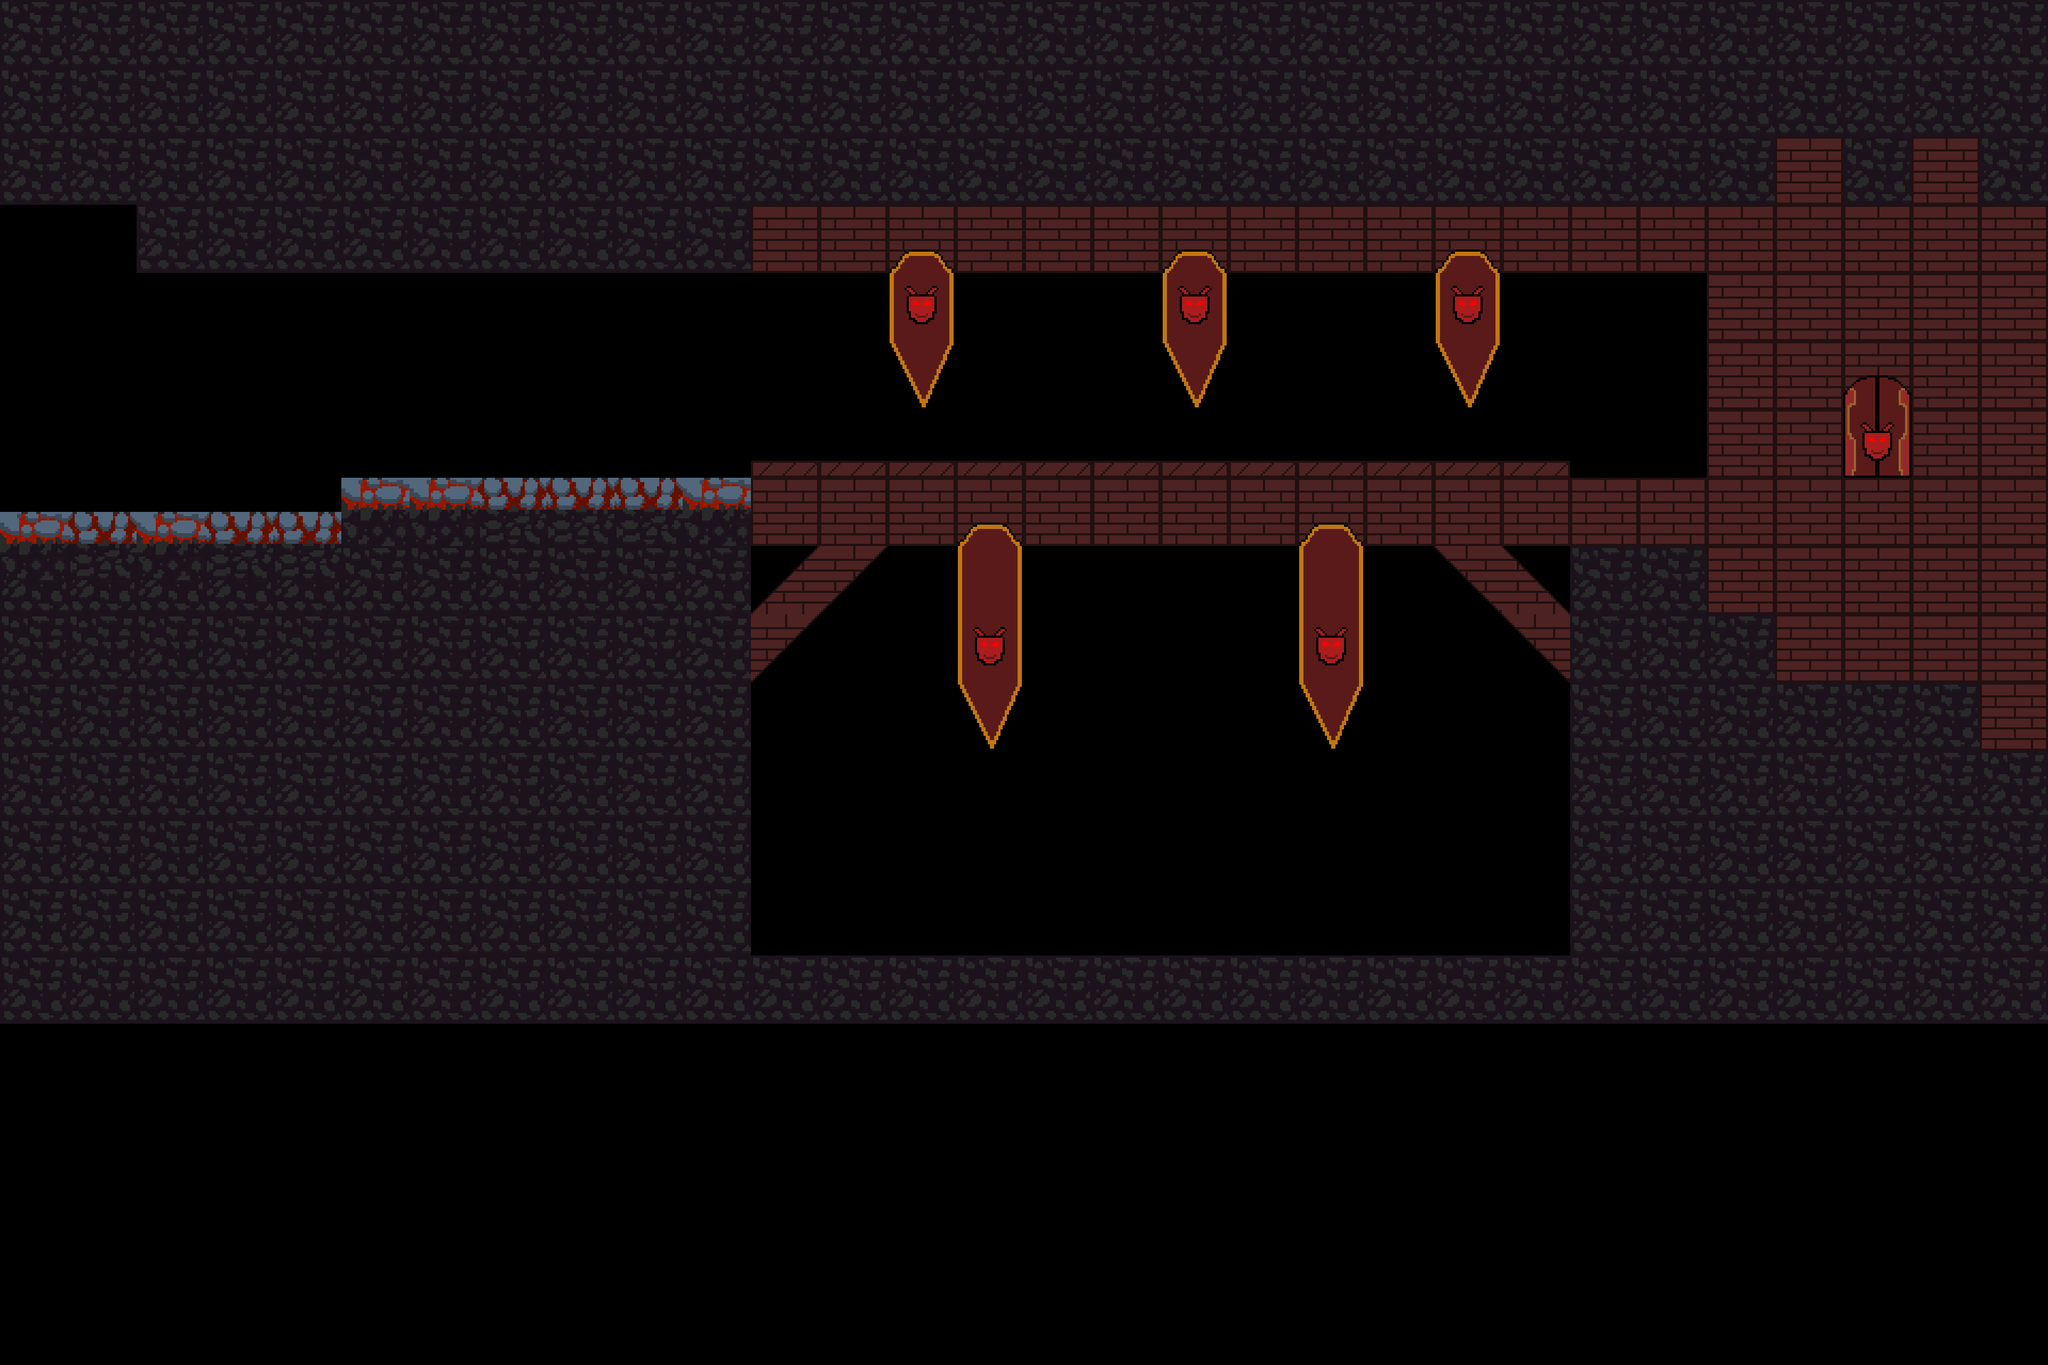

This is a level from a 2D game, rendered from its Tiled map with the project's own tilesets. A one-line summary and the complete map file follow:
An orthogonal 30x20 tile map with 128x128 px tiles, 5 tile layers (Map1, background, Map3, background, ...) and 7 objects (checkpoint, lastphase, nextphase).

<map version="1.2" tiledversion="1.3.1" orientation="orthogonal" renderorder="right-down" compressionlevel="-1" width="30" height="20" tilewidth="128" tileheight="128" infinite="0" nextlayerid="9" nextobjectid="8">
 <editorsettings>
  <export target="mapConverter.lua" format="lua" />
 </editorsettings>
 <tileset firstgid="1" source="Nether SpriteSheet2.tsx" />
 <layer id="1" name="Map1" width="30" height="20">
  <data encoding="csv">
20,20,20,20,20,20,20,20,20,20,20,20,20,20,20,20,20,20,20,20,20,20,20,20,20,20,20,20,20,20,
20,20,20,20,20,20,20,20,20,20,20,20,20,20,20,20,20,20,20,20,20,20,20,20,20,20,20,20,20,20,
20,20,20,20,20,20,20,20,20,20,20,20,20,20,20,20,20,20,20,20,20,20,20,20,20,20,20,20,20,20,
0,0,20,20,20,20,20,20,20,20,20,0,0,0,0,0,0,0,0,0,0,0,0,0,0,0,0,0,0,20,
0,0,0,0,0,0,0,0,0,0,0,0,0,0,0,0,0,0,0,0,0,0,0,0,0,0,0,0,0,1,
0,0,0,0,0,0,0,0,0,0,0,0,0,0,0,0,0,0,0,0,0,0,0,0,0,0,0,0,0,1,
0,0,0,0,0,0,0,0,0,0,0,6,6,6,6,6,6,6,6,6,6,6,6,0,0,0,0,0,0,1,
0,0,0,0,0,19,19,13,13,13,19,1,1,1,1,1,1,1,1,1,1,1,1,1,1,1,1,1,1,1,
20,20,20,20,20,20,20,20,20,20,20,3,4,0,0,0,0,0,0,0,0,5,2,20,20,20,20,20,20,20,
20,20,20,20,20,20,20,20,20,20,20,4,0,0,0,0,0,0,0,0,0,0,5,20,20,20,20,20,20,20,
20,20,20,20,20,20,20,20,20,20,20,0,0,0,0,0,0,0,0,0,0,0,0,20,20,20,20,20,20,20,
20,20,20,20,20,20,20,20,20,20,20,0,0,0,0,0,0,0,0,0,0,0,0,20,20,20,20,20,20,20,
20,20,20,20,20,20,20,20,20,20,20,0,0,0,0,0,0,0,0,0,0,0,0,20,20,20,20,20,20,20,
20,20,20,20,20,20,20,20,20,20,20,0,0,0,0,0,0,0,0,0,0,0,0,20,20,20,20,20,20,20,
20,20,20,20,20,20,20,20,20,20,20,20,20,20,20,20,20,20,20,20,20,20,20,20,20,20,20,20,20,20,
0,0,0,0,0,0,0,0,0,0,0,0,0,0,0,0,0,0,0,0,0,0,0,0,0,0,0,0,0,0,
0,0,0,0,0,0,0,0,0,0,0,0,0,0,0,0,0,0,0,0,0,0,0,0,0,0,0,0,0,0,
0,0,0,0,0,0,0,0,0,0,0,0,0,0,0,0,0,0,0,0,0,0,0,0,0,0,0,0,0,0,
0,0,0,0,0,0,0,0,0,0,0,0,0,0,0,0,0,0,0,0,0,0,0,0,0,0,0,0,0,0,
0,0,0,0,0,0,0,0,0,0,0,0,0,0,0,0,0,0,0,0,0,0,0,0,0,0,0,0,0,0
</data>
 </layer>
 <layer id="6" name="background" width="30" height="20">
  <data encoding="csv">
0,0,0,0,0,0,0,0,0,0,0,0,0,0,0,0,0,0,0,0,0,0,0,0,0,0,0,0,0,0,
0,0,0,0,0,0,0,0,0,0,0,0,0,0,0,0,0,0,0,0,0,0,0,0,0,0,0,0,0,0,
0,0,0,0,0,0,0,0,0,0,0,0,0,0,0,0,0,0,0,0,0,0,0,0,0,0,0,0,0,0,
0,0,0,0,0,0,0,0,0,0,0,1,1,1,1,1,1,1,1,1,1,1,1,1,1,1,1,1,1,0,
0,0,0,0,0,0,0,0,0,0,0,0,0,0,0,0,0,0,0,0,0,0,0,0,0,1,1,1,1,0,
0,0,0,0,0,0,0,0,0,0,0,0,0,0,0,0,0,0,0,0,0,0,0,0,0,1,1,1,1,0,
0,0,0,0,0,0,0,0,0,0,0,0,0,0,0,0,0,0,0,0,0,0,0,0,0,1,1,1,1,0,
0,0,0,0,0,0,0,0,0,0,0,0,0,0,0,0,0,0,0,0,0,0,0,0,0,0,0,0,0,0,
0,0,0,0,0,0,0,0,0,0,0,0,0,0,0,0,0,0,0,0,0,0,0,0,0,0,0,0,0,0,
0,0,0,0,0,0,0,0,0,0,0,0,0,0,0,0,0,0,0,0,0,0,0,0,0,0,0,0,0,0,
0,0,0,0,0,0,0,0,0,0,0,0,0,0,0,0,0,0,0,0,0,0,0,0,0,0,0,0,0,0,
0,0,0,0,0,0,0,0,0,0,0,0,0,0,0,0,0,0,0,0,0,0,0,0,0,0,0,0,0,0,
0,0,0,0,0,0,0,0,0,0,0,0,0,0,0,0,0,0,0,0,0,0,0,0,0,0,0,0,0,0,
0,0,0,0,0,0,0,0,0,0,0,0,0,0,0,0,0,0,0,0,0,0,0,0,0,0,0,0,0,0,
0,0,0,0,0,0,0,0,0,0,0,0,0,0,0,0,0,0,0,0,0,0,0,0,0,0,0,0,0,0,
0,0,0,0,0,0,0,0,0,0,0,0,0,0,0,0,0,0,0,0,0,0,0,0,0,0,0,0,0,0,
0,0,0,0,0,0,0,0,0,0,0,0,0,0,0,0,0,0,0,0,0,0,0,0,0,0,0,0,0,0,
0,0,0,0,0,0,0,0,0,0,0,0,0,0,0,0,0,0,0,0,0,0,0,0,0,0,0,0,0,0,
0,0,0,0,0,0,0,0,0,0,0,0,0,0,0,0,0,0,0,0,0,0,0,0,0,0,0,0,0,0,
0,0,0,0,0,0,0,0,0,0,0,0,0,0,0,0,0,0,0,0,0,0,0,0,0,0,0,0,0,0
</data>
 </layer>
 <layer id="5" name="Map3" width="30" height="20">
  <data encoding="csv">
0,0,0,0,0,0,0,0,0,0,0,0,0,0,0,0,0,0,0,0,0,0,0,0,0,0,0,0,0,0,
0,0,0,0,0,0,0,0,0,0,0,0,0,0,0,0,0,0,0,0,0,0,0,0,0,0,0,0,0,0,
0,0,0,0,0,0,0,0,0,0,0,0,0,0,0,0,0,0,0,0,0,0,0,0,0,0,1,0,1,0,
0,0,0,0,0,0,0,0,0,0,0,0,0,10,0,0,0,10,0,0,0,10,0,0,0,0,0,0,0,1,
0,0,0,0,0,0,0,0,0,0,0,0,0,17,0,0,0,17,0,0,0,17,0,0,0,0,0,0,0,0,
0,0,0,0,0,0,0,0,0,0,0,0,0,22,0,0,0,22,0,0,0,22,0,0,0,0,0,0,0,0,
0,0,0,0,0,0,0,0,0,0,0,0,0,0,0,0,0,0,0,0,0,0,0,0,0,0,0,0,0,0,
0,0,0,0,0,0,0,0,0,0,0,0,0,0,10,0,0,0,0,10,0,0,0,0,0,0,0,0,0,0,
0,0,0,0,0,0,0,0,0,0,0,0,0,0,16,0,0,0,0,16,0,0,0,0,0,1,1,1,1,1,
0,0,0,0,0,0,0,0,0,0,0,0,0,0,17,0,0,0,0,17,0,0,0,0,0,0,1,1,1,1,
0,0,0,0,0,0,0,0,0,0,0,0,0,0,22,0,0,0,0,22,0,0,0,0,0,0,0,0,0,1,
0,0,0,0,0,0,0,0,0,0,0,0,0,0,0,0,0,0,0,0,0,0,0,0,0,0,0,0,0,0,
0,0,0,0,0,0,0,0,0,0,0,0,0,0,0,0,0,0,0,0,0,0,0,0,0,0,0,0,0,0,
0,0,0,0,0,0,0,0,0,0,0,0,0,0,0,0,0,0,0,0,0,0,0,0,0,0,0,0,0,0,
0,0,0,0,0,0,0,0,0,0,0,0,0,0,0,0,0,0,0,0,0,0,0,0,0,0,0,0,0,0,
0,0,0,0,0,0,0,0,0,0,0,0,0,0,0,0,0,0,0,0,0,0,0,0,0,0,0,0,0,0,
0,0,0,0,0,0,0,0,0,0,0,0,0,0,0,0,0,0,0,0,0,0,0,0,0,0,0,0,0,0,
0,0,0,0,0,0,0,0,0,0,0,0,0,0,0,0,0,0,0,0,0,0,0,0,0,0,0,0,0,0,
0,0,0,0,0,0,0,0,0,0,0,0,0,0,0,0,0,0,0,0,0,0,0,0,0,0,0,0,0,0,
0,0,0,0,0,0,0,0,0,0,0,0,0,0,0,0,0,0,0,0,0,0,0,0,0,0,0,0,0,0
</data>
 </layer>
 <layer id="7" name="background" width="30" height="20">
  <data encoding="csv">
0,0,0,0,0,0,0,0,0,0,0,0,0,0,0,0,0,0,0,0,0,0,0,0,0,0,0,0,0,0,
0,0,0,0,0,0,0,0,0,0,0,0,0,0,0,0,0,0,0,0,0,0,0,0,0,0,0,0,0,0,
0,0,0,0,0,0,0,0,0,0,0,0,0,0,0,0,0,0,0,0,0,0,0,0,0,0,0,0,0,0,
0,0,0,0,0,0,0,0,0,0,0,0,0,0,0,0,0,0,0,0,0,0,0,0,0,0,0,0,0,0,
0,0,0,0,0,0,0,0,0,0,0,0,0,0,0,0,0,0,0,0,0,0,0,0,0,0,0,0,0,0,
0,0,0,0,0,0,0,0,0,0,0,0,0,0,0,0,0,0,0,0,0,0,0,0,0,0,0,11,0,0,
0,0,0,0,0,0,0,0,0,0,0,0,0,0,0,0,0,0,0,0,0,0,0,0,0,0,0,23,0,0,
0,0,0,0,0,0,0,0,0,0,0,0,0,0,0,0,0,0,0,0,0,0,0,0,0,0,0,0,0,0,
0,0,0,0,0,0,0,0,0,0,0,0,0,0,0,0,0,0,0,0,0,0,0,0,0,0,0,0,0,0,
0,0,0,0,0,0,0,0,0,0,0,0,0,0,0,0,0,0,0,0,0,0,0,0,0,0,0,0,0,0,
0,0,0,0,0,0,0,0,0,0,0,0,0,0,0,0,0,0,0,0,0,0,0,0,0,0,0,0,0,0,
0,0,0,0,0,0,0,0,0,0,0,0,0,0,0,0,0,0,0,0,0,0,0,0,0,0,0,0,0,0,
0,0,0,0,0,0,0,0,0,0,0,0,0,0,0,0,0,0,0,0,0,0,0,0,0,0,0,0,0,0,
0,0,0,0,0,0,0,0,0,0,0,0,0,0,0,0,0,0,0,0,0,0,0,0,0,0,0,0,0,0,
0,0,0,0,0,0,0,0,0,0,0,0,0,0,0,0,0,0,0,0,0,0,0,0,0,0,0,0,0,0,
0,0,0,0,0,0,0,0,0,0,0,0,0,0,0,0,0,0,0,0,0,0,0,0,0,0,0,0,0,0,
0,0,0,0,0,0,0,0,0,0,0,0,0,0,0,0,0,0,0,0,0,0,0,0,0,0,0,0,0,0,
0,0,0,0,0,0,0,0,0,0,0,0,0,0,0,0,0,0,0,0,0,0,0,0,0,0,0,0,0,0,
0,0,0,0,0,0,0,0,0,0,0,0,0,0,0,0,0,0,0,0,0,0,0,0,0,0,0,0,0,0,
0,0,0,0,0,0,0,0,0,0,0,0,0,0,0,0,0,0,0,0,0,0,0,0,0,0,0,0,0,0
</data>
 </layer>
 <layer id="2" name="Map2" width="30" height="20" offsetx="0" offsety="64">
  <data encoding="csv">
0,0,0,0,0,0,0,0,0,0,0,0,0,0,0,0,0,0,0,0,0,0,0,0,0,0,0,0,0,0,
0,0,0,0,0,0,0,0,0,0,0,0,0,0,0,0,0,0,0,0,0,0,0,0,0,0,0,0,0,0,
0,0,0,0,0,0,0,0,0,0,0,0,0,0,0,0,0,0,0,0,0,0,0,0,0,0,0,0,0,0,
0,0,0,0,0,0,0,0,0,0,0,0,0,0,0,0,0,0,0,0,0,0,0,0,0,0,0,0,0,0,
0,0,0,0,0,0,0,0,0,0,0,0,0,0,0,0,0,0,0,0,0,0,0,0,0,0,0,0,0,0,
0,0,0,0,0,0,0,0,0,0,0,0,0,0,0,0,0,0,0,0,0,0,0,0,0,0,0,0,0,0,
0,0,0,0,0,0,0,0,0,0,0,0,0,0,0,0,0,0,0,0,0,0,0,0,0,0,0,0,0,0,
19,13,19,13,13,0,0,0,0,0,0,0,0,0,0,0,0,0,0,0,0,0,0,0,0,0,0,0,0,0,
0,0,0,0,0,0,0,0,0,0,0,0,0,0,0,0,0,0,0,0,0,0,0,0,0,0,0,0,0,0,
0,0,0,0,0,0,0,0,0,0,0,0,0,0,0,0,0,0,0,0,0,0,0,0,0,0,0,0,0,0,
0,0,0,0,0,0,0,0,0,0,0,0,0,0,0,0,0,0,0,0,0,0,0,0,0,0,0,0,0,0,
0,0,0,0,0,0,0,0,0,0,0,0,0,0,0,0,0,0,0,0,0,0,0,0,0,0,0,0,0,0,
0,0,0,0,0,0,0,0,0,0,0,0,0,0,0,0,0,0,0,0,0,0,0,0,0,0,0,0,0,0,
0,0,0,0,0,0,0,0,0,0,0,0,0,0,0,0,0,0,0,0,0,0,0,0,0,0,0,0,0,0,
0,0,0,0,0,0,0,0,0,0,0,0,0,0,0,0,0,0,0,0,0,0,0,0,0,0,0,0,0,0,
0,0,0,0,0,0,0,0,0,0,0,0,0,0,0,0,0,0,0,0,0,0,0,0,0,0,0,0,0,0,
0,0,0,0,0,0,0,0,0,0,0,0,0,0,0,0,0,0,0,0,0,0,0,0,0,0,0,0,0,0,
0,0,0,0,0,0,0,0,0,0,0,0,0,0,0,0,0,0,0,0,0,0,0,0,0,0,0,0,0,0,
0,0,0,0,0,0,0,0,0,0,0,0,0,0,0,0,0,0,0,0,0,0,0,0,0,0,0,0,0,0,
0,0,0,0,0,0,0,0,0,0,0,0,0,0,0,0,0,0,0,0,0,0,0,0,0,0,0,0,0,0
</data>
 </layer>
 <objectgroup id="4" name="HitBoxs">
  <object id="1" x="0.125" y="960.125" width="639.75" height="32.5" />
  <object id="2" x="640.25" y="896.125" width="3199.84" height="64.25" />
  <object id="3" x="3711.82" y="511.818" width="128.5" height="385.697" />
 </objectgroup>
 <objectgroup id="8" name="camera">
  <object id="4" x="0" y="58" width="3839.82" height="45.3333" />
 </objectgroup>
 <objectgroup id="3" name="interectables">
  <object id="5" name="checkpoint" x="157.333" y="946.667" width="32" height="12" />
  <object id="6" name="lastphase" x="10.6667" y="374.667" width="89.3333" height="581.333" />
  <object id="7" name="nextphase" x="3461" y="705.667" width="117.333" height="188" />
 </objectgroup>
</map>
